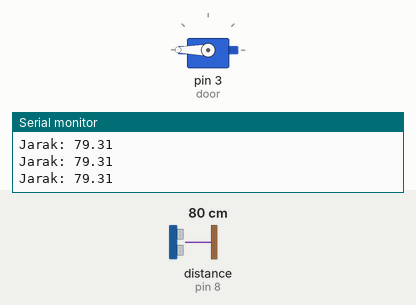
A sketch run on a simulated Arduino Uno, built with avr-gcc and run on an emulated ATmega328P. On the bench: servo, the last lines printed to the serial monitor. Wiring (inferred from the names in the program): ultrasonic range finder: trigger pin 7; echo pin 8. Inputs (shaded band) come from the test bench; at power-on: distance to the obstacle (sensor on pin 8) 80 cm. The echo pulse lasts 58.3 µs per cm.

Above: at 1.2 s.
1.3 s: distance to the obstacle (sensor on pin 8) set to 12 cm
2.8 s: distance to the obstacle (sensor on pin 8) set to 9 cm
At 3.9 s:
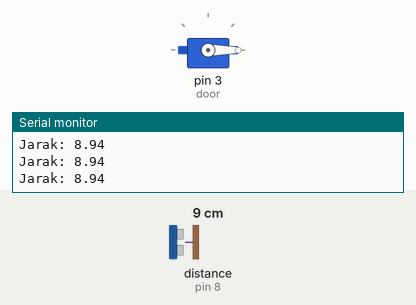
4.3 s: distance to the obstacle (sensor on pin 8) set to 18 cm
At 5.1 s:
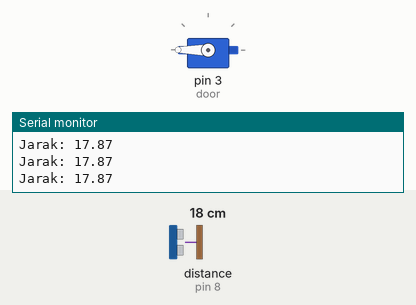
Timing chart, 0 to 7.3 s (numbered marks = the images above; inputs shaded):
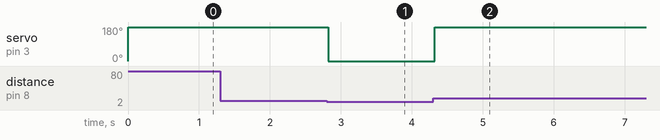

The sketch:

main.ino
```cpp
//https://wokwi.com/projects/340585047953244755
#include <Servo.h>
#define TRIG 7
#define ECHO 8

// v ultrasonic = 340m/s
// s = (340m/s*t)/2;

long t;
float v = 0.034;

Servo door;

void setup() {
  pinMode(TRIG, OUTPUT);
  pinMode(ECHO, INPUT);
  Serial.begin(9600);
  door.attach(3);
  door.write(0);
}

void loop() {
  distance();
}

void servo(int x){
  door.write(x);
}

void distance(){
  digitalWrite(TRIG, LOW);
  delayMicroseconds(2);
  digitalWrite(TRIG, HIGH);
  delayMicroseconds(10);
  digitalWrite(TRIG, LOW);

  t = pulseIn(ECHO,HIGH);

  double s=v*t/2;

  Serial.print("Jarak: ");Serial.println(s);

  if(s<10) servo(0);
  else servo(180);
}
```

Measured:
- the behaviour switches between 11 and 10 cm on distance to the obstacle (sensor on pin 8) (found by bisection; images 0 and 1)
- after the input at 2.8 s, servo on pin 3 (door): 180° → 0° at once
- after the input at 4.3 s, servo on pin 3 (door): 0° → 180° at once
